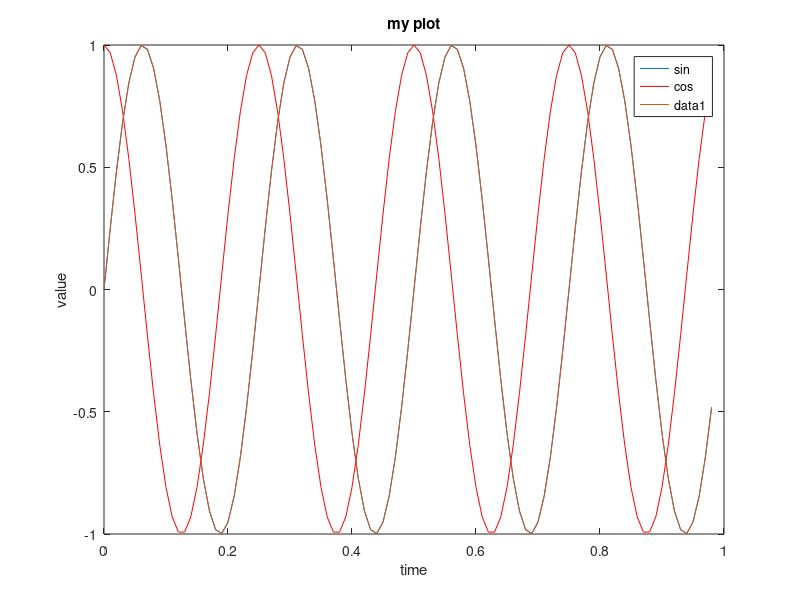
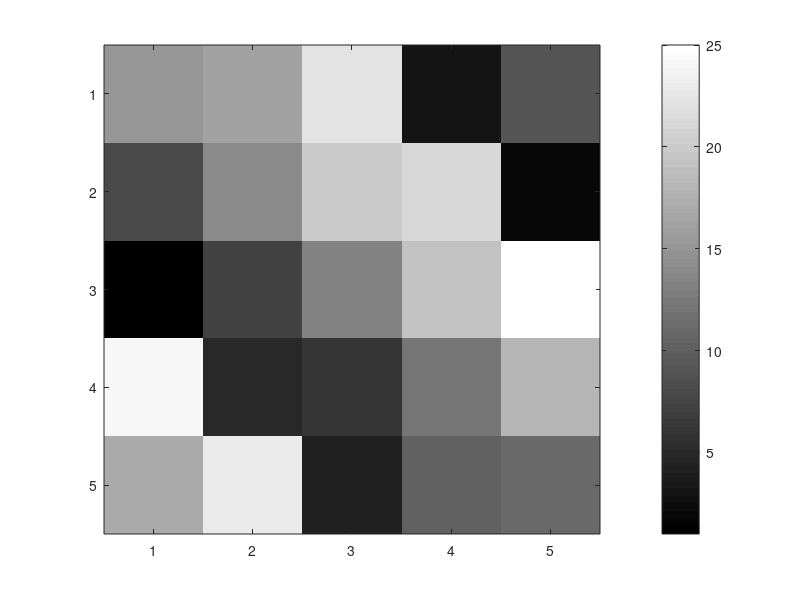

Write the MATLAB code that produced these figures, in order.
t = [0:0.01:0.98];

y1 = sin(2*pi*4*t);

y2 = cos(2*pi*4*t);

plot(t,y1);
hold on;
plot(t,y2,'r');
xlabel('time')
ylabel('value')
legend('sin','cos')
title('my plot')

%save fig:
%print -dpng 'myPlot.jpg'

close;
figure(1);
plot(t, y1);

figure(2);
plot(t, y2);

close all;

subplot(1,2,1); %divides plot into 1x2 grid, access first element
plot(t, y1);

subplot(1,2,2);
plot(t, y2);

axis([0.5 1 -1 1]); %change axis scale

clf; %clears figure

A = magic(5);

imagesc(A);

clf;

imagesc(flipud(A')), colorbar, colormap gray;

disp(A);